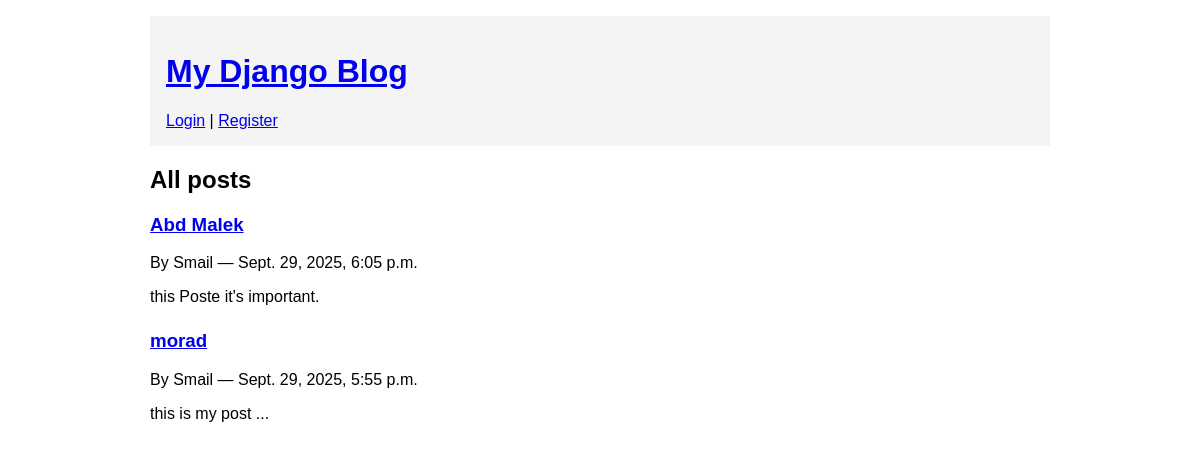
The page / on the database its author committed.
### blog/models.py (models this page shows, shortened)
class Post(models.Model):
    title = models.CharField(max_length=200)
    content = models.TextField()
    published_date = models.DateTimeField(auto_now_add=True)
    author = models.ForeignKey(User, on_delete=models.CASCADE, related_name='posts')
    class Meta:
        ordering = ['-published_date']

### blog/views.py (the view)
# urls.py: path('', views.post_list, name='post_list'),
def post_list(request):
    posts = Post.objects.all()
    return render(request, 'blog/post_list.html', {'posts': posts})

### blog/templates/blog/post_list.html (shortened to what this page needs)
{% extends 'blog/base.html' %}
{% block content %}
    <h2>All posts</h2>
    {% for post in posts %}
        <article>
            <h3><a href="{% url 'blog:post_detail' post.pk %}">{{ post.title }}</a></h3>
            <p>By {{ post.author }} — {{ post.published_date }}</p>
            <p>{{ post.content|truncatewords:30 }}</p>
        </article>
    {% empty %}
        <p>No posts yet.</p>
    {% endfor %}
{% endblock %}

### blog/static/blog/css/style.css (style rules this page uses)
body { font-family: Arial, sans-serif; max-width: 900px; margin: 0 auto; padding: 1rem; }
article { margin-bottom: 1.5rem; }

### rows shown on the page
Post: title "Abd Malek", author "Smail", published_date "Sept. 29, 2025, 6:05 p.m.", content "this Poste it's important."
Post: title "morad", author "Smail", published_date "Sept. 29, 2025, 5:55 p.m.", content "this is my post ..."
